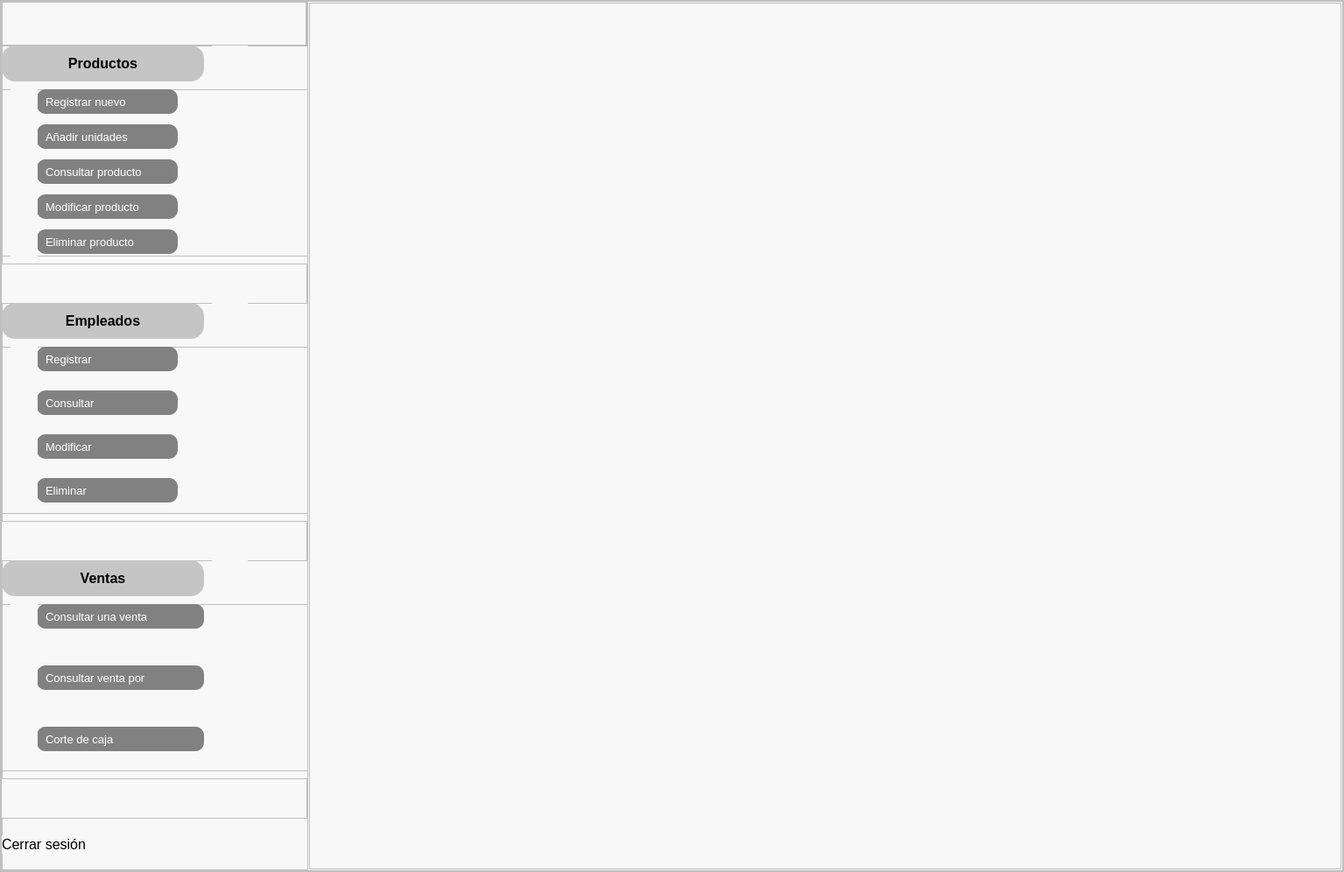
<?xml version="1.0" encoding="UTF-8"?>
<ui version="4.0">
 <class>MainWindow</class>
 <widget class="QMainWindow" name="MainWindow">
  <property name="geometry">
   <rect>
    <x>0</x>
    <y>0</y>
    <width>1535</width>
    <height>996</height>
   </rect>
  </property>
  <property name="windowTitle">
   <string>MainWindow</string>
  </property>
  <widget class="QWidget" name="centralwidget">
   <layout class="QVBoxLayout" name="verticalLayout">
    <property name="spacing">
     <number>0</number>
    </property>
    <property name="leftMargin">
     <number>0</number>
    </property>
    <property name="topMargin">
     <number>0</number>
    </property>
    <property name="rightMargin">
     <number>0</number>
    </property>
    <property name="bottomMargin">
     <number>0</number>
    </property>
    <item>
     <widget class="QFrame" name="frmPrincipal">
      <property name="styleSheet">
       <string notr="true">background-color: rgb(248, 248, 248);</string>
      </property>
      <property name="frameShape">
       <enum>QFrame::StyledPanel</enum>
      </property>
      <property name="frameShadow">
       <enum>QFrame::Raised</enum>
      </property>
      <layout class="QHBoxLayout" name="horizontalLayout">
       <property name="spacing">
        <number>0</number>
       </property>
       <property name="leftMargin">
        <number>0</number>
       </property>
       <property name="topMargin">
        <number>0</number>
       </property>
       <property name="rightMargin">
        <number>0</number>
       </property>
       <property name="bottomMargin">
        <number>0</number>
       </property>
       <item>
        <widget class="QFrame" name="frmBarraLateral">
         <property name="minimumSize">
          <size>
           <width>350</width>
           <height>0</height>
          </size>
         </property>
         <property name="maximumSize">
          <size>
           <width>70</width>
           <height>16777215</height>
          </size>
         </property>
         <property name="frameShape">
          <enum>QFrame::StyledPanel</enum>
         </property>
         <property name="frameShadow">
          <enum>QFrame::Raised</enum>
         </property>
         <layout class="QVBoxLayout" name="verticalLayout_2">
          <property name="spacing">
           <number>0</number>
          </property>
          <property name="leftMargin">
           <number>0</number>
          </property>
          <property name="topMargin">
           <number>0</number>
          </property>
          <property name="rightMargin">
           <number>0</number>
          </property>
          <property name="bottomMargin">
           <number>0</number>
          </property>
          <item>
           <widget class="QFrame" name="frmMenu">
            <property name="minimumSize">
             <size>
              <width>0</width>
              <height>50</height>
             </size>
            </property>
            <property name="frameShape">
             <enum>QFrame::StyledPanel</enum>
            </property>
            <property name="frameShadow">
             <enum>QFrame::Raised</enum>
            </property>
            <layout class="QHBoxLayout" name="horizontalLayout_2">
             <property name="leftMargin">
              <number>0</number>
             </property>
             <property name="topMargin">
              <number>0</number>
             </property>
             <property name="rightMargin">
              <number>0</number>
             </property>
             <property name="bottomMargin">
              <number>0</number>
             </property>
             <item>
              <spacer name="horizontalSpacer">
               <property name="orientation">
                <enum>Qt::Horizontal</enum>
               </property>
               <property name="sizeHint" stdset="0">
                <size>
                 <width>291</width>
                 <height>20</height>
                </size>
               </property>
              </spacer>
             </item>
             <item>
              <widget class="QPushButton" name="btnMenu">
               <property name="minimumSize">
                <size>
                 <width>45</width>
                 <height>45</height>
                </size>
               </property>
               <property name="styleSheet">
                <string notr="true">border: none;
image: url(:/icons/menu.png);</string>
               </property>
               <property name="text">
                <string/>
               </property>
              </widget>
             </item>
            </layout>
           </widget>
          </item>
          <item>
           <widget class="QFrame" name="frmProductos">
            <property name="minimumSize">
             <size>
              <width>350</width>
              <height>250</height>
             </size>
            </property>
            <property name="maximumSize">
             <size>
              <width>0</width>
              <height>250</height>
             </size>
            </property>
            <property name="styleSheet">
             <string notr="true"/>
            </property>
            <property name="frameShape">
             <enum>QFrame::StyledPanel</enum>
            </property>
            <property name="frameShadow">
             <enum>QFrame::Raised</enum>
            </property>
            <widget class="QPushButton" name="btnProductos">
             <property name="geometry">
              <rect>
               <x>0</x>
               <y>0</y>
               <width>231</width>
               <height>41</height>
              </rect>
             </property>
             <property name="font">
              <font>
               <family>MS Sans Serif</family>
               <pointsize>12</pointsize>
               <weight>75</weight>
               <bold>true</bold>
              </font>
             </property>
             <property name="styleSheet">
              <string notr="true">border-radius: 15px;
background-color: rgb(197, 197, 197);</string>
             </property>
             <property name="text">
              <string>Productos</string>
             </property>
            </widget>
            <widget class="QLabel" name="label">
             <property name="geometry">
              <rect>
               <x>240</x>
               <y>0</y>
               <width>41</width>
               <height>41</height>
              </rect>
             </property>
             <property name="styleSheet">
              <string notr="true">image: url(:/icons/caja.png);</string>
             </property>
             <property name="text">
              <string/>
             </property>
            </widget>
            <widget class="QFrame" name="frmBtnsProductos">
             <property name="geometry">
              <rect>
               <x>0</x>
               <y>50</y>
               <width>351</width>
               <height>191</height>
              </rect>
             </property>
             <property name="styleSheet">
              <string notr="true">QPushButton{
	background-color: rgb(129, 129, 129);
	border-radius: 10px;
	color: rgb(255,255,255);
	font: 10pt;
	text-align: left;
	padding-left: 10px;
}
QLabel{
	image: url(:/icons/proximo.png);
}</string>
             </property>
             <property name="frameShape">
              <enum>QFrame::StyledPanel</enum>
             </property>
             <property name="frameShadow">
              <enum>QFrame::Raised</enum>
             </property>
             <widget class="QPushButton" name="pushButton">
              <property name="geometry">
               <rect>
                <x>40</x>
                <y>0</y>
                <width>161</width>
                <height>28</height>
               </rect>
              </property>
              <property name="text">
               <string>Registrar nuevo</string>
              </property>
             </widget>
             <widget class="QPushButton" name="pushButton_2">
              <property name="geometry">
               <rect>
                <x>40</x>
                <y>40</y>
                <width>161</width>
                <height>28</height>
               </rect>
              </property>
              <property name="text">
               <string>Añadir unidades</string>
              </property>
             </widget>
             <widget class="QPushButton" name="pushButton_3">
              <property name="geometry">
               <rect>
                <x>40</x>
                <y>80</y>
                <width>161</width>
                <height>28</height>
               </rect>
              </property>
              <property name="text">
               <string>Consultar producto</string>
              </property>
             </widget>
             <widget class="QPushButton" name="pushButton_4">
              <property name="geometry">
               <rect>
                <x>40</x>
                <y>120</y>
                <width>161</width>
                <height>28</height>
               </rect>
              </property>
              <property name="text">
               <string>Modificar producto</string>
              </property>
             </widget>
             <widget class="QPushButton" name="pushButton_5">
              <property name="geometry">
               <rect>
                <x>40</x>
                <y>160</y>
                <width>161</width>
                <height>28</height>
               </rect>
              </property>
              <property name="text">
               <string>Eliminar producto</string>
              </property>
             </widget>
             <widget class="QLabel" name="label_4">
              <property name="geometry">
               <rect>
                <x>10</x>
                <y>0</y>
                <width>31</width>
                <height>31</height>
               </rect>
              </property>
              <property name="text">
               <string/>
              </property>
             </widget>
             <widget class="QLabel" name="label_5">
              <property name="geometry">
               <rect>
                <x>10</x>
                <y>40</y>
                <width>31</width>
                <height>31</height>
               </rect>
              </property>
              <property name="text">
               <string/>
              </property>
             </widget>
             <widget class="QLabel" name="label_6">
              <property name="geometry">
               <rect>
                <x>10</x>
                <y>80</y>
                <width>31</width>
                <height>31</height>
               </rect>
              </property>
              <property name="text">
               <string/>
              </property>
             </widget>
             <widget class="QLabel" name="label_7">
              <property name="geometry">
               <rect>
                <x>10</x>
                <y>120</y>
                <width>31</width>
                <height>31</height>
               </rect>
              </property>
              <property name="text">
               <string/>
              </property>
             </widget>
             <widget class="QLabel" name="label_8">
              <property name="geometry">
               <rect>
                <x>10</x>
                <y>160</y>
                <width>31</width>
                <height>31</height>
               </rect>
              </property>
              <property name="text">
               <string/>
              </property>
             </widget>
            </widget>
           </widget>
          </item>
          <item>
           <spacer name="verticalSpacer">
            <property name="orientation">
             <enum>Qt::Vertical</enum>
            </property>
            <property name="sizeHint" stdset="0">
             <size>
              <width>20</width>
              <height>41</height>
             </size>
            </property>
           </spacer>
          </item>
          <item>
           <widget class="QFrame" name="frmEmpleados">
            <property name="minimumSize">
             <size>
              <width>350</width>
              <height>250</height>
             </size>
            </property>
            <property name="maximumSize">
             <size>
              <width>0</width>
              <height>16777215</height>
             </size>
            </property>
            <property name="styleSheet">
             <string notr="true"/>
            </property>
            <property name="frameShape">
             <enum>QFrame::StyledPanel</enum>
            </property>
            <property name="frameShadow">
             <enum>QFrame::Raised</enum>
            </property>
            <widget class="QPushButton" name="btnEmpleados">
             <property name="geometry">
              <rect>
               <x>0</x>
               <y>0</y>
               <width>231</width>
               <height>41</height>
              </rect>
             </property>
             <property name="font">
              <font>
               <family>MS Sans Serif</family>
               <pointsize>12</pointsize>
               <weight>75</weight>
               <bold>true</bold>
              </font>
             </property>
             <property name="styleSheet">
              <string notr="true">border-radius: 15px;
background-color: rgb(197, 197, 197);</string>
             </property>
             <property name="text">
              <string>Empleados</string>
             </property>
            </widget>
            <widget class="QLabel" name="label_2">
             <property name="geometry">
              <rect>
               <x>240</x>
               <y>0</y>
               <width>41</width>
               <height>41</height>
              </rect>
             </property>
             <property name="styleSheet">
              <string notr="true">image: url(:/icons/empleado.png);</string>
             </property>
             <property name="text">
              <string/>
             </property>
            </widget>
            <widget class="QFrame" name="frmBtnsEmpleados">
             <property name="geometry">
              <rect>
               <x>0</x>
               <y>50</y>
               <width>351</width>
               <height>191</height>
              </rect>
             </property>
             <property name="styleSheet">
              <string notr="true">QPushButton{
	background-color: rgb(129, 129, 129);
	border-radius: 10px;
	color: rgb(255,255,255);
	font: 10pt;
	text-align: left;
	padding-left: 10px;
}
QLabel{
	image: url(:/icons/proximo.png);
}</string>
             </property>
             <property name="frameShape">
              <enum>QFrame::StyledPanel</enum>
             </property>
             <property name="frameShadow">
              <enum>QFrame::Raised</enum>
             </property>
             <widget class="QPushButton" name="pushButton_6">
              <property name="geometry">
               <rect>
                <x>40</x>
                <y>0</y>
                <width>161</width>
                <height>28</height>
               </rect>
              </property>
              <property name="text">
               <string>Registrar</string>
              </property>
             </widget>
             <widget class="QPushButton" name="pushButton_7">
              <property name="geometry">
               <rect>
                <x>40</x>
                <y>50</y>
                <width>161</width>
                <height>28</height>
               </rect>
              </property>
              <property name="text">
               <string>Consultar</string>
              </property>
             </widget>
             <widget class="QPushButton" name="pushButton_8">
              <property name="geometry">
               <rect>
                <x>40</x>
                <y>100</y>
                <width>161</width>
                <height>28</height>
               </rect>
              </property>
              <property name="text">
               <string>Modificar</string>
              </property>
             </widget>
             <widget class="QPushButton" name="pushButton_9">
              <property name="geometry">
               <rect>
                <x>40</x>
                <y>150</y>
                <width>161</width>
                <height>28</height>
               </rect>
              </property>
              <property name="text">
               <string>Eliminar</string>
              </property>
             </widget>
             <widget class="QLabel" name="label_9">
              <property name="geometry">
               <rect>
                <x>10</x>
                <y>0</y>
                <width>31</width>
                <height>31</height>
               </rect>
              </property>
              <property name="text">
               <string/>
              </property>
             </widget>
             <widget class="QLabel" name="label_10">
              <property name="geometry">
               <rect>
                <x>10</x>
                <y>50</y>
                <width>31</width>
                <height>31</height>
               </rect>
              </property>
              <property name="text">
               <string/>
              </property>
             </widget>
             <widget class="QLabel" name="label_11">
              <property name="geometry">
               <rect>
                <x>10</x>
                <y>100</y>
                <width>31</width>
                <height>31</height>
               </rect>
              </property>
              <property name="text">
               <string/>
              </property>
             </widget>
             <widget class="QLabel" name="label_12">
              <property name="geometry">
               <rect>
                <x>10</x>
                <y>150</y>
                <width>31</width>
                <height>31</height>
               </rect>
              </property>
              <property name="text">
               <string/>
              </property>
             </widget>
            </widget>
           </widget>
          </item>
          <item>
           <spacer name="verticalSpacer_2">
            <property name="orientation">
             <enum>Qt::Vertical</enum>
            </property>
            <property name="sizeHint" stdset="0">
             <size>
              <width>20</width>
              <height>41</height>
             </size>
            </property>
           </spacer>
          </item>
          <item>
           <widget class="QFrame" name="frmVentas">
            <property name="minimumSize">
             <size>
              <width>350</width>
              <height>250</height>
             </size>
            </property>
            <property name="maximumSize">
             <size>
              <width>0</width>
              <height>16777215</height>
             </size>
            </property>
            <property name="styleSheet">
             <string notr="true"/>
            </property>
            <property name="frameShape">
             <enum>QFrame::StyledPanel</enum>
            </property>
            <property name="frameShadow">
             <enum>QFrame::Raised</enum>
            </property>
            <widget class="QPushButton" name="btnVentas">
             <property name="geometry">
              <rect>
               <x>0</x>
               <y>0</y>
               <width>231</width>
               <height>41</height>
              </rect>
             </property>
             <property name="font">
              <font>
               <family>MS Sans Serif</family>
               <pointsize>12</pointsize>
               <weight>75</weight>
               <bold>true</bold>
              </font>
             </property>
             <property name="styleSheet">
              <string notr="true">border-radius: 15px;
background-color: rgb(197, 197, 197);</string>
             </property>
             <property name="text">
              <string>Ventas</string>
             </property>
            </widget>
            <widget class="QLabel" name="label_3">
             <property name="geometry">
              <rect>
               <x>240</x>
               <y>0</y>
               <width>41</width>
               <height>41</height>
              </rect>
             </property>
             <property name="styleSheet">
              <string notr="true">image: url(:/icons/ventas.png);</string>
             </property>
             <property name="text">
              <string/>
             </property>
            </widget>
            <widget class="QFrame" name="frmBtnsVentas">
             <property name="geometry">
              <rect>
               <x>0</x>
               <y>50</y>
               <width>351</width>
               <height>191</height>
              </rect>
             </property>
             <property name="styleSheet">
              <string notr="true">QPushButton{
	background-color: rgb(129, 129, 129);
	border-radius: 10px;
	color: rgb(255,255,255);
	font: 10pt;
	text-align: left;
	padding-left: 10px;
}
QLabel{
	image: url(:/icons/proximo.png);
}</string>
             </property>
             <property name="frameShape">
              <enum>QFrame::StyledPanel</enum>
             </property>
             <property name="frameShadow">
              <enum>QFrame::Raised</enum>
             </property>
             <widget class="QPushButton" name="pushButton_10">
              <property name="geometry">
               <rect>
                <x>40</x>
                <y>0</y>
                <width>191</width>
                <height>28</height>
               </rect>
              </property>
              <property name="text">
               <string>Consultar una venta</string>
              </property>
             </widget>
             <widget class="QPushButton" name="pushButton_11">
              <property name="geometry">
               <rect>
                <x>40</x>
                <y>70</y>
                <width>191</width>
                <height>28</height>
               </rect>
              </property>
              <property name="text">
               <string>Consultar venta por</string>
              </property>
             </widget>
             <widget class="QPushButton" name="pushButton_12">
              <property name="geometry">
               <rect>
                <x>40</x>
                <y>140</y>
                <width>191</width>
                <height>28</height>
               </rect>
              </property>
              <property name="text">
               <string>Corte de caja</string>
              </property>
             </widget>
             <widget class="QLabel" name="label_13">
              <property name="geometry">
               <rect>
                <x>10</x>
                <y>0</y>
                <width>31</width>
                <height>31</height>
               </rect>
              </property>
              <property name="text">
               <string/>
              </property>
             </widget>
             <widget class="QLabel" name="label_14">
              <property name="geometry">
               <rect>
                <x>10</x>
                <y>70</y>
                <width>31</width>
                <height>31</height>
               </rect>
              </property>
              <property name="text">
               <string/>
              </property>
             </widget>
             <widget class="QLabel" name="label_15">
              <property name="geometry">
               <rect>
                <x>10</x>
                <y>140</y>
                <width>31</width>
                <height>31</height>
               </rect>
              </property>
              <property name="text">
               <string/>
              </property>
             </widget>
            </widget>
           </widget>
          </item>
          <item>
           <spacer name="verticalSpacer_3">
            <property name="orientation">
             <enum>Qt::Vertical</enum>
            </property>
            <property name="sizeHint" stdset="0">
             <size>
              <width>20</width>
              <height>41</height>
             </size>
            </property>
           </spacer>
          </item>
          <item>
           <widget class="QFrame" name="frmSalir">
            <property name="minimumSize">
             <size>
              <width>350</width>
              <height>60</height>
             </size>
            </property>
            <property name="maximumSize">
             <size>
              <width>0</width>
              <height>16777215</height>
             </size>
            </property>
            <property name="frameShape">
             <enum>QFrame::StyledPanel</enum>
            </property>
            <property name="frameShadow">
             <enum>QFrame::Raised</enum>
            </property>
            <widget class="QLabel" name="label_16">
             <property name="geometry">
              <rect>
               <x>0</x>
               <y>20</y>
               <width>131</width>
               <height>21</height>
              </rect>
             </property>
             <property name="font">
              <font>
               <family>MS Sans Serif</family>
               <pointsize>12</pointsize>
              </font>
             </property>
             <property name="text">
              <string>Cerrar sesión</string>
             </property>
            </widget>
            <widget class="QLabel" name="label_17">
             <property name="geometry">
              <rect>
               <x>120</x>
               <y>17</y>
               <width>41</width>
               <height>31</height>
              </rect>
             </property>
             <property name="styleSheet">
              <string notr="true">image: url(:/icons/cerrar-sesion.png);</string>
             </property>
             <property name="text">
              <string/>
             </property>
            </widget>
           </widget>
          </item>
         </layout>
        </widget>
       </item>
       <item>
        <widget class="QFrame" name="frmContenido">
         <property name="frameShape">
          <enum>QFrame::StyledPanel</enum>
         </property>
         <property name="frameShadow">
          <enum>QFrame::Raised</enum>
         </property>
         <layout class="QVBoxLayout" name="verticalLayout_3">
          <property name="spacing">
           <number>0</number>
          </property>
          <property name="leftMargin">
           <number>1</number>
          </property>
          <property name="topMargin">
           <number>1</number>
          </property>
          <property name="rightMargin">
           <number>1</number>
          </property>
          <property name="bottomMargin">
           <number>1</number>
          </property>
          <item>
           <widget class="QStackedWidget" name="stackedWidget">
            <property name="styleSheet">
             <string notr="true"/>
            </property>
            <property name="currentIndex">
             <number>0</number>
            </property>
            <widget class="QWidget" name="pagePrincipal">
             <property name="styleSheet">
              <string notr="true">QFrame#fondo{
	border-image: url(:/img/aguacate.jpg);
}</string>
             </property>
             <layout class="QVBoxLayout" name="verticalLayout_4">
              <property name="spacing">
               <number>0</number>
              </property>
              <property name="leftMargin">
               <number>0</number>
              </property>
              <property name="topMargin">
               <number>0</number>
              </property>
              <property name="rightMargin">
               <number>0</number>
              </property>
              <property name="bottomMargin">
               <number>0</number>
              </property>
              <item>
               <widget class="QFrame" name="fondo">
                <property name="styleSheet">
                 <string notr="true"/>
                </property>
                <property name="frameShape">
                 <enum>QFrame::StyledPanel</enum>
                </property>
                <property name="frameShadow">
                 <enum>QFrame::Raised</enum>
                </property>
               </widget>
              </item>
             </layout>
            </widget>
            <widget class="QWidget" name="pageVenta">
             <property name="styleSheet">
              <string notr="true">QFrame#fondo_2{
	border-image: url(:/img/aguacate.jpg);
}</string>
             </property>
             <layout class="QVBoxLayout" name="verticalLayout_5">
              <property name="spacing">
               <number>0</number>
              </property>
              <property name="leftMargin">
               <number>0</number>
              </property>
              <property name="topMargin">
               <number>0</number>
              </property>
              <property name="rightMargin">
               <number>0</number>
              </property>
              <property name="bottomMargin">
               <number>0</number>
              </property>
              <item>
               <widget class="QFrame" name="fondo_2">
                <property name="frameShape">
                 <enum>QFrame::StyledPanel</enum>
                </property>
                <property name="frameShadow">
                 <enum>QFrame::Raised</enum>
                </property>
               </widget>
              </item>
             </layout>
            </widget>
            <widget class="QWidget" name="pageProducto_registrar">
             <property name="styleSheet">
              <string notr="true">QFrame#fondo_3{
	border-image: url(:/img/aguacate.jpg);
}</string>
             </property>
             <layout class="QVBoxLayout" name="verticalLayout_6">
              <property name="spacing">
               <number>0</number>
              </property>
              <property name="leftMargin">
               <number>0</number>
              </property>
              <property name="topMargin">
               <number>0</number>
              </property>
              <property name="rightMargin">
               <number>0</number>
              </property>
              <property name="bottomMargin">
               <number>0</number>
              </property>
              <item>
               <widget class="QFrame" name="fondo_3">
                <property name="frameShape">
                 <enum>QFrame::StyledPanel</enum>
                </property>
                <property name="frameShadow">
                 <enum>QFrame::Raised</enum>
                </property>
               </widget>
              </item>
             </layout>
            </widget>
            <widget class="QWidget" name="pageProducto_aniadir">
             <property name="styleSheet">
              <string notr="true">QFrame#fondo_4{
	border-image: url(:/img/aguacate.jpg);
}</string>
             </property>
             <layout class="QVBoxLayout" name="verticalLayout_7">
              <property name="spacing">
               <number>0</number>
              </property>
              <property name="leftMargin">
               <number>0</number>
              </property>
              <property name="topMargin">
               <number>0</number>
              </property>
              <property name="rightMargin">
               <number>0</number>
              </property>
              <property name="bottomMargin">
               <number>0</number>
              </property>
              <item>
               <widget class="QFrame" name="fondo_4">
                <property name="frameShape">
                 <enum>QFrame::StyledPanel</enum>
                </property>
                <property name="frameShadow">
                 <enum>QFrame::Raised</enum>
                </property>
               </widget>
              </item>
             </layout>
            </widget>
            <widget class="QWidget" name="pageProducto_consultar">
             <property name="styleSheet">
              <string notr="true">QFrame#fondo_5{
	border-image: url(:/img/aguacate.jpg);
}</string>
             </property>
             <layout class="QVBoxLayout" name="verticalLayout_8">
              <property name="spacing">
               <number>0</number>
              </property>
              <property name="leftMargin">
               <number>0</number>
              </property>
              <property name="topMargin">
               <number>0</number>
              </property>
              <property name="rightMargin">
               <number>0</number>
              </property>
              <property name="bottomMargin">
               <number>0</number>
              </property>
              <item>
               <widget class="QFrame" name="fondo_5">
                <property name="frameShape">
                 <enum>QFrame::StyledPanel</enum>
                </property>
                <property name="frameShadow">
                 <enum>QFrame::Raised</enum>
                </property>
               </widget>
              </item>
             </layout>
            </widget>
            <widget class="QWidget" name="pageProducto_modificar">
             <property name="styleSheet">
              <string notr="true">QFrame#fondo_6{
	border-image: url(:/img/aguacate.jpg);
}</string>
             </property>
             <layout class="QVBoxLayout" name="verticalLayout_9">
              <property name="spacing">
               <number>0</number>
              </property>
              <property name="leftMargin">
               <number>0</number>
              </property>
              <property name="topMargin">
               <number>0</number>
              </property>
              <property name="rightMargin">
               <number>0</number>
              </property>
              <property name="bottomMargin">
               <number>0</number>
              </property>
              <item>
               <widget class="QFrame" name="fondo_6">
                <property name="frameShape">
                 <enum>QFrame::StyledPanel</enum>
                </property>
                <property name="frameShadow">
                 <enum>QFrame::Raised</enum>
                </property>
               </widget>
              </item>
             </layout>
            </widget>
            <widget class="QWidget" name="pageProducto_eliminar">
             <property name="styleSheet">
              <string notr="true">QFrame#fondo_7{
	border-image: url(:/img/aguacate.jpg);
}</string>
             </property>
             <layout class="QVBoxLayout" name="verticalLayout_10">
              <property name="spacing">
               <number>0</number>
              </property>
              <property name="leftMargin">
               <number>0</number>
              </property>
              <property name="topMargin">
               <number>0</number>
              </property>
              <property name="rightMargin">
               <number>0</number>
              </property>
              <property name="bottomMargin">
               <number>0</number>
              </property>
              <item>
               <widget class="QFrame" name="fondo_7">
                <property name="frameShape">
                 <enum>QFrame::StyledPanel</enum>
                </property>
                <property name="frameShadow">
                 <enum>QFrame::Raised</enum>
                </property>
               </widget>
              </item>
             </layout>
            </widget>
            <widget class="QWidget" name="pageEmpleado_registrar">
             <property name="styleSheet">
              <string notr="true">QFrame#fondo_8{
	border-image: url(:/img/aguacate.jpg);
}</string>
             </property>
             <layout class="QVBoxLayout" name="verticalLayout_11">
              <property name="spacing">
               <number>0</number>
              </property>
              <property name="leftMargin">
               <number>0</number>
              </property>
              <property name="topMargin">
               <number>0</number>
              </property>
              <property name="rightMargin">
               <number>0</number>
              </property>
              <property name="bottomMargin">
               <number>0</number>
              </property>
              <item>
               <widget class="QFrame" name="fondo_8">
                <property name="frameShape">
                 <enum>QFrame::StyledPanel</enum>
                </property>
                <property name="frameShadow">
                 <enum>QFrame::Raised</enum>
                </property>
               </widget>
              </item>
             </layout>
            </widget>
            <widget class="QWidget" name="pageEmpleado_consultar">
             <property name="styleSheet">
              <string notr="true">QFrame#fondo_9{
	border-image: url(:/img/aguacate.jpg);
}</string>
             </property>
             <layout class="QVBoxLayout" name="verticalLayout_12">
              <property name="spacing">
               <number>0</number>
              </property>
              <property name="leftMargin">
               <number>0</number>
              </property>
              <property name="topMargin">
               <number>0</number>
              </property>
              <property name="rightMargin">
               <number>0</number>
              </property>
              <property name="bottomMargin">
               <number>0</number>
              </property>
              <item>
               <widget class="QFrame" name="fondo_9">
                <property name="frameShape">
                 <enum>QFrame::StyledPanel</enum>
                </property>
                <property name="frameShadow">
                 <enum>QFrame::Raised</enum>
                </property>
               </widget>
              </item>
             </layout>
            </widget>
            <widget class="QWidget" name="pageEmpleado_modificar">
             <property name="styleSheet">
              <string notr="true">QFrame#fondo_10{
	border-image: url(:/img/aguacate.jpg);
}</string>
             </property>
             <layout class="QVBoxLayout" name="verticalLayout_13">
              <property name="spacing">
               <number>0</number>
              </property>
              <property name="leftMargin">
               <number>0</number>
              </property>
              <property name="topMargin">
               <number>0</number>
              </property>
              <property name="rightMargin">
               <number>0</number>
              </property>
              <property name="bottomMargin">
               <number>0</number>
              </property>
              <item>
               <widget class="QFrame" name="fondo_10">
                <property name="frameShape">
                 <enum>QFrame::StyledPanel</enum>
                </property>
                <property name="frameShadow">
                 <enum>QFrame::Raised</enum>
                </property>
               </widget>
              </item>
             </layout>
            </widget>
            <widget class="QWidget" name="pageEmpleado_eliminar">
             <property name="styleSheet">
              <string notr="true">QFrame#fondo_11{
	border-image: url(:/img/aguacate.jpg);
}</string>
             </property>
             <layout class="QVBoxLayout" name="verticalLayout_14">
              <property name="spacing">
               <number>0</number>
              </property>
              <property name="leftMargin">
               <number>0</number>
              </property>
              <property name="topMargin">
               <number>0</number>
              </property>
              <property name="rightMargin">
               <number>0</number>
              </property>
              <property name="bottomMargin">
               <number>0</number>
              </property>
              <item>
               <widget class="QFrame" name="fondo_11">
                <property name="frameShape">
                 <enum>QFrame::StyledPanel</enum>
                </property>
                <property name="frameShadow">
                 <enum>QFrame::Raised</enum>
                </property>
               </widget>
              </item>
             </layout>
            </widget>
            <widget class="QWidget" name="pageVentas_consultaruna">
             <property name="styleSheet">
              <string notr="true">QFrame#fondo_12{
	border-image: url(:/img/aguacate.jpg);
}</string>
             </property>
             <layout class="QVBoxLayout" name="verticalLayout_15">
              <property name="spacing">
               <number>0</number>
              </property>
              <property name="leftMargin">
               <number>0</number>
              </property>
              <property name="topMargin">
               <number>0</number>
              </property>
              <property name="rightMargin">
               <number>0</number>
              </property>
              <property name="bottomMargin">
               <number>0</number>
              </property>
              <item>
               <widget class="QFrame" name="fondo_12">
                <property name="frameShape">
                 <enum>QFrame::StyledPanel</enum>
                </property>
                <property name="frameShadow">
                 <enum>QFrame::Raised</enum>
                </property>
               </widget>
              </item>
             </layout>
            </widget>
            <widget class="QWidget" name="pageVentas_consultarpor">
             <property name="styleSheet">
              <string notr="true">QFrame#fondo_13{
	border-image: url(:/img/aguacate.jpg);
}</string>
             </property>
             <layout class="QVBoxLayout" name="verticalLayout_16">
              <property name="spacing">
               <number>0</number>
              </property>
              <property name="leftMargin">
               <number>0</number>
              </property>
              <property name="topMargin">
               <number>0</number>
              </property>
              <property name="rightMargin">
               <number>0</number>
              </property>
              <property name="bottomMargin">
               <number>0</number>
              </property>
              <item>
               <widget class="QFrame" name="fondo_13">
                <property name="frameShape">
                 <enum>QFrame::StyledPanel</enum>
                </property>
                <property name="frameShadow">
                 <enum>QFrame::Raised</enum>
                </property>
               </widget>
              </item>
             </layout>
            </widget>
            <widget class="QWidget" name="pageVentas_corte">
             <property name="styleSheet">
              <string notr="true">QFrame#fondo_14{
	border-image: url(:/img/aguacate.jpg);
}</string>
             </property>
             <layout class="QVBoxLayout" name="verticalLayout_17">
              <property name="spacing">
               <number>0</number>
              </property>
              <property name="leftMargin">
               <number>0</number>
              </property>
              <property name="topMargin">
               <number>0</number>
              </property>
              <property name="rightMargin">
               <number>0</number>
              </property>
              <property name="bottomMargin">
               <number>0</number>
              </property>
              <item>
               <widget class="QFrame" name="fondo_14">
                <property name="frameShape">
                 <enum>QFrame::StyledPanel</enum>
                </property>
                <property name="frameShadow">
                 <enum>QFrame::Raised</enum>
                </property>
               </widget>
              </item>
             </layout>
            </widget>
           </widget>
          </item>
         </layout>
        </widget>
       </item>
      </layout>
     </widget>
    </item>
   </layout>
  </widget>
 </widget>
 <resources>
  <include location="icons/res.qrc"/>
  <include location="img/img.qrc"/>
 </resources>
 <connections/>
</ui>
